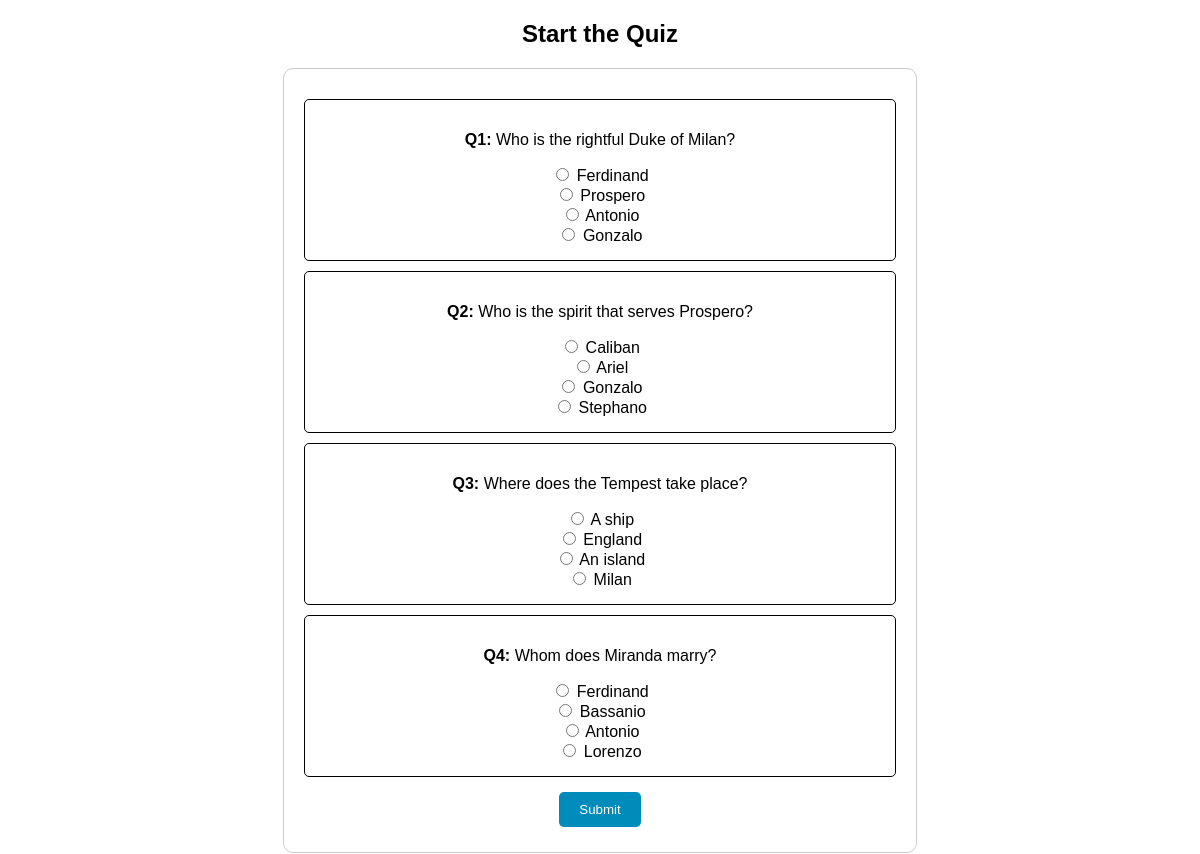
The app's page /quiz/2 (signed in) with its own data.
### application/models.py (models this page shows)
class Questions(db.Model):
    id = db.Column(db.Integer,primary_key=True)
    quiz_id = db.Column(db.Integer,db.ForeignKey("quiz.id"),nullable=False)
    question_statement = db.Column(db.String(),nullable=False)
    option1 = db.Column(db.String(),nullable=False)
    option2 = db.Column(db.String(),nullable=False)
    option3 = db.Column(db.String(),nullable=False)
    option4 = db.Column(db.String(),nullable=False)
    correct_option = db.Column(db.String(), nullable=False)

### application/routes.py (the view, shortened to what this page needs)
@app.route('/quiz/<int:quiz_id>', methods=['GET', 'POST'])
@login_required
def take_quiz(quiz_id):
    quiz = Quiz.query.get_or_404(quiz_id)
    questions = Questions.query.filter_by(quiz_id=quiz_id).all()
    return render_template('take_quiz.html', quiz=quiz, questions=questions)

### templates/take_quiz.html (shortened to what this page needs)
<!DOCTYPE html>
<html lang="en">
<head>
</head>
<body>
    <h2>Start the Quiz</h2>
    <div class="container">
        <form method="POST">
            {% for question in questions %}
                <div class="question-box">
                    <p><strong>Q{{ loop.index }}:</strong> {{ question.question_statement }}</p>
                    <label><input type="radio" name="question_{{ question.id }}" value="1"> {{ question.option1 }}</label><br>
                    <label><input type="radio" name="question_{{ question.id }}" value="2"> {{ question.option2 }}</label><br>
                    <label><input type="radio" name="question_{{ question.id }}" value="3"> {{ question.option3 }}</label><br>
                    <label><input type="radio" name="question_{{ question.id }}" value="4"> {{ question.option4 }}</label>
                </div>
            {% endfor %}
            <button type="submit" class="btn btn-submit">Submit</button>
        </form>
    </div>
</body>
</html>

### templates/take_quiz.html (style rules this page uses)
body { font-family: Arial, sans-serif; text-align: center; }
.container { width: 50%; margin: auto; border: 1px solid #ccc; padding: 20px; border-radius: 10px; }
.question-box { border: 1px solid #000; padding: 15px; margin: 10px 0; border-radius: 5px; }
.btn { padding: 10px 20px; border: none; cursor: pointer; border-radius: 5px; margin: 5px; }
.btn-submit { background-color: #008CBA; color: white; }

### records on screen
Questions: question_statement "Who is the rightful Duke of Milan?", option1 "Ferdinand", option2 "Prospero", option3 "Antonio", option4 "Gonzalo"
Questions: question_statement "Who is the spirit that serves Prospero?", option1 "Caliban", option2 "Ariel", option3 "Gonzalo", option4 "Stephano"
Questions: question_statement "Where does the Tempest take place?", option1 "A ship", option2 "England", option3 "An island", option4 "Milan"
Questions: question_statement "Whom does Miranda marry?", option1 "Ferdinand", option2 "Bassanio", option3 "Antonio", option4 "Lorenzo"
